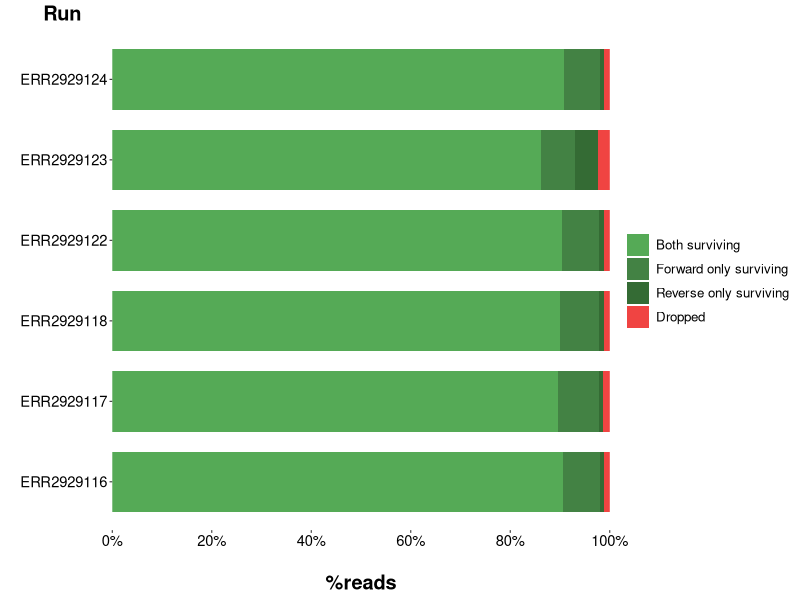

R code for this plot:
# Load the required libraries
library(tidyverse)
library(grid)

#colors
colors <- c("#55AA56", "#438244", "#346b34", "#F04442")

#data to plot
my_species <- c('ERR2929116', 'ERR2929116', 'ERR2929116', 'ERR2929116', 'ERR2929117', 'ERR2929117', 'ERR2929117', 'ERR2929117', 'ERR2929118', 'ERR2929118', 'ERR2929118', 'ERR2929118', 'ERR2929122', 'ERR2929122', 'ERR2929122', 'ERR2929122', 'ERR2929123', 'ERR2929123', 'ERR2929123', 'ERR2929123', 'ERR2929124', 'ERR2929124', 'ERR2929124', 'ERR2929124')
my_species <- factor(my_species)
my_values <- c(23184254, 1899721, 239505, 286784, 27807848, 2562758, 268152, 394315, 24159449, 2086408, 252929, 322817, 28847983, 2406690, 292088, 380744, 20793725, 1646617, 1108062, 569792, 29799326, 2338747, 308449, 364107)
my_percentage <- c(90.53, 7.42, 0.94, 1.12, 89.61, 8.26, 0.86, 1.27, 90.07, 7.78, 0.94, 1.20, 90.35, 7.54, 0.91, 1.19, 86.22, 6.83, 4.59, 2.36, 90.82, 7.13, 0.94, 1.11)

#build the graph
category <- c(rep(c("S","D","F","M"),c(1)))
category <-factor(category)
category = factor(category,levels(category)[c(4,1,2,3)])
df = data.frame(my_species,my_percentage,my_values,category)

figure <- ggplot() + 
  
	geom_bar(aes(y = my_percentage, x = my_species, fill = category), position = position_stack(reverse = TRUE), data = df, stat="identity", width=0.75) + 
	coord_flip() + 
	theme_gray(base_size = 8) + 
	scale_y_continuous(labels = c("0%","20%","40%","60%","80%","100%"), breaks = c(0,20,40,60,80,100), expand = c(0, 0)) +
	scale_fill_manual(values = colors,labels =c("Both surviving",
                                                 "Forward only surviving",
                                                 "Reverse only surviving",
                                                 "Dropped")) +   
	ggtitle("Run") +
	xlab("") + 
	ylab("\n%reads") + 

	theme(legend.title = element_blank(),
		legend.text = element_text(size = rel(1.2)), 
		panel.background = element_rect(color="#FFFFFF", fill="white"),
		panel.grid.minor = element_blank(),
		panel.grid.major = element_blank(),
		plot.title = element_text(hjust = -0.15, size = rel(1.8), face = "bold"),
		axis.title.x = element_text(face="bold", size=rel(1.8)),
		axis.text.y = element_text(colour = "black", size = rel(1.66)),
		axis.text.x = element_text(colour = "black", size = rel(1.66)))

  
  figure

  
#ggsave("trimmomatic_stats.pdf", plot=last_plot(), device="pdf", dpi="retina")
